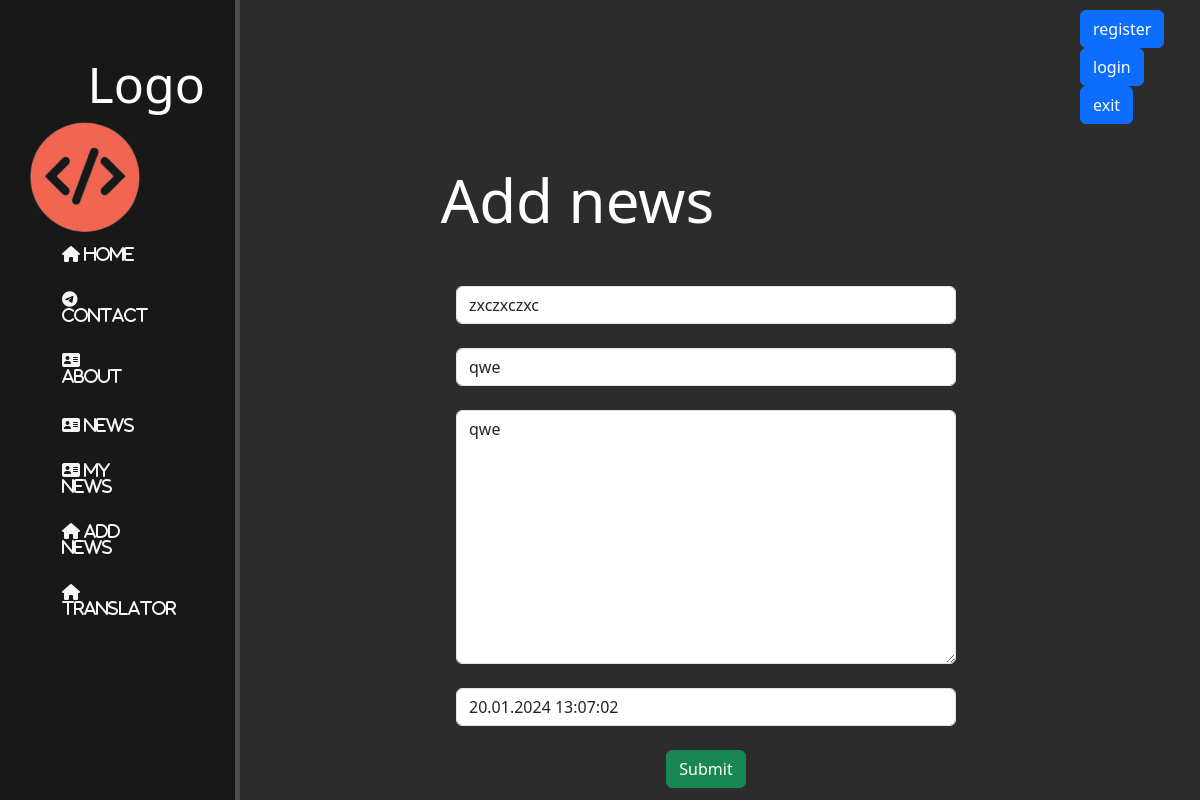
/news/1/update, run on the app's committed database.
### news/models.py (models this page shows, shortened)
class News(models.Model):
    title = models.CharField("Название", max_length=50)
    anons = models.CharField("Анонс", max_length=250)
    text = models.TextField("Текст")
    date = models.DateTimeField("Дата публикации")
    user = models.ForeignKey(User, on_delete=models.CASCADE, null=False, default=6)

### news/views.py (the view)
# urls.py: path('<int:pk>/update', NewsUpdateView.as_view(), name="news_update"),
class NewsUpdateView(UpdateView):
    model = News
    template_name = "news/add_news.html"
    form_class = NewsForm

### news/forms.py
class NewsForm(ModelForm):
    ...
    class Meta:
        model = News
        fields = ["title", "anons", "text", "date"]
        widgets = {
            "title": TextInput(attrs={
                "class": "form-control",
                "placeholder": "enter title"
            }),
            "anons": TextInput(attrs={
                "class": "form-control",
                "placeholder": "enter anons"
            }),
            "text": Textarea(attrs={
                "class": "form-control",
                "placeholder": "enter text"
            }),
            "date": DateTimeInput(attrs={
                "class": "form-control",
                "placeholder": "enter date"
            })
        }

### news/templates/news/add_news.html (shortened to what this page needs)
{% extends "hello/main.html" %}
{% block content %}
    <div class="feautures">
        <h1>Add news</h1>
        <form method="post">
            {{form.title}}<br>
            {{form.anons}}<br>
            {{form.text}}<br>
            {{form.date}}<br>
            <button type="submit" class="btn btn-success">Submit</button>
        </form>
    </div>
{% endblock content %}

### hello/static/hello/css/style.css (style rules this page uses)
body { background: #2c2c2c; }
main .feautures { float: left; color: #fff; margin-top: 10px; text-align: center; width: 75%; }
main .feautures h1 { font-size: 60px; margin: 20px auto; }
form { margin-left: 32%; width: 500px; margin-top: 50px; }

### data on the page
News: title "zxczxczxc", anons "qwe", text "qwe", date "20.01.2024 13:07:02"
